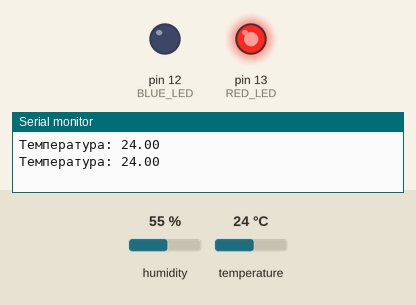
Simulated run of this sketch. Board: Arduino Uno, built with avr-gcc and run on an emulated ATmega328P. Parts: output pins drawn as LEDs (lit = HIGH), the last lines printed to the serial monitor. Inputs (shaded band) come from the test bench; at power-on: temperature 24 °C, humidity 55 %.

Above: at 2.8 s.
2.9 s: temperature set to 21 °C
5.6 s: temperature set to 18 °C
At 6.4 s:
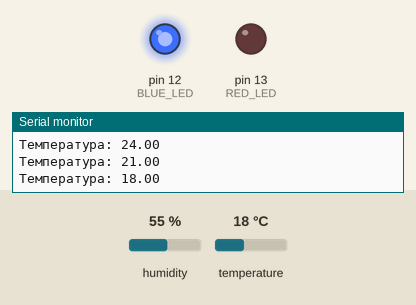
8.3 s: temperature set to 28 °C
At 11.2 s:
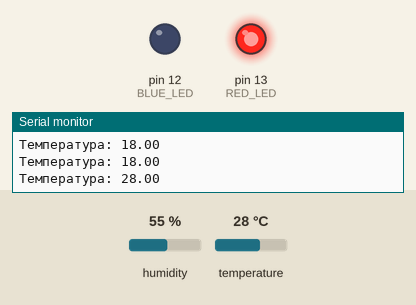
11.6 s: temperature set to 12 °C
At 13.6 s:
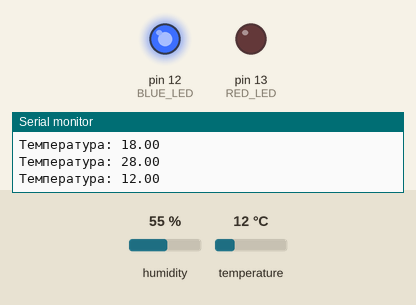
Timing chart, 0 to 15.1 s (numbered marks = the images above; inputs shaded):
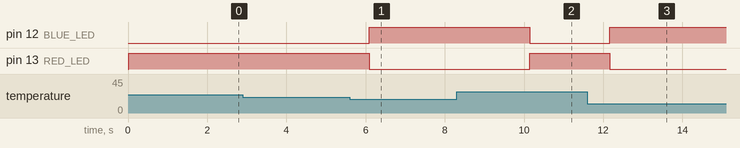

Measured:
- the behaviour switches between 20 and 19 °C on temperature (found by bisection; images 0 and 1)
- after the input at 5.6 s, pin 12 (BLUE_LED): LOW → HIGH after 0.50 s; pin 13 (RED_LED): HIGH → LOW after 0.50 s
- after the input at 8.3 s, pin 12 (BLUE_LED): HIGH → LOW after 1.8 s; pin 13 (RED_LED): LOW → HIGH after 1.8 s
- after the input at 11.6 s, pin 12 (BLUE_LED): LOW → HIGH after 0.57 s; pin 13 (RED_LED): HIGH → LOW after 0.57 s

The sketch:

tempSen.ino
```cpp
#include <DHT.h>

#define DHTPIN 2
#define DHTTYPE DHT11
#define BLUE_LED 12
#define RED_LED 13

DHT dht(DHTPIN, DHTTYPE);

void setup() {
  Serial.begin(9600);
  dht.begin();
  pinMode(BLUE_LED, OUTPUT);
  pinMode(RED_LED, OUTPUT);
}

void loop() {
  float temperature = dht.readTemperature();
  if (isnan(temperature)) {
    Serial.println("Ошибка чтения с DHT11!");
    return;
  }

  Serial.print("Температура: ");
  Serial.println(temperature);

  if (temperature < 20) {
    digitalWrite(BLUE_LED, HIGH);
    digitalWrite(RED_LED, LOW);
  } else {
    digitalWrite(BLUE_LED, LOW);
    digitalWrite(RED_LED, HIGH);
  }

  delay(2000);
}
```
